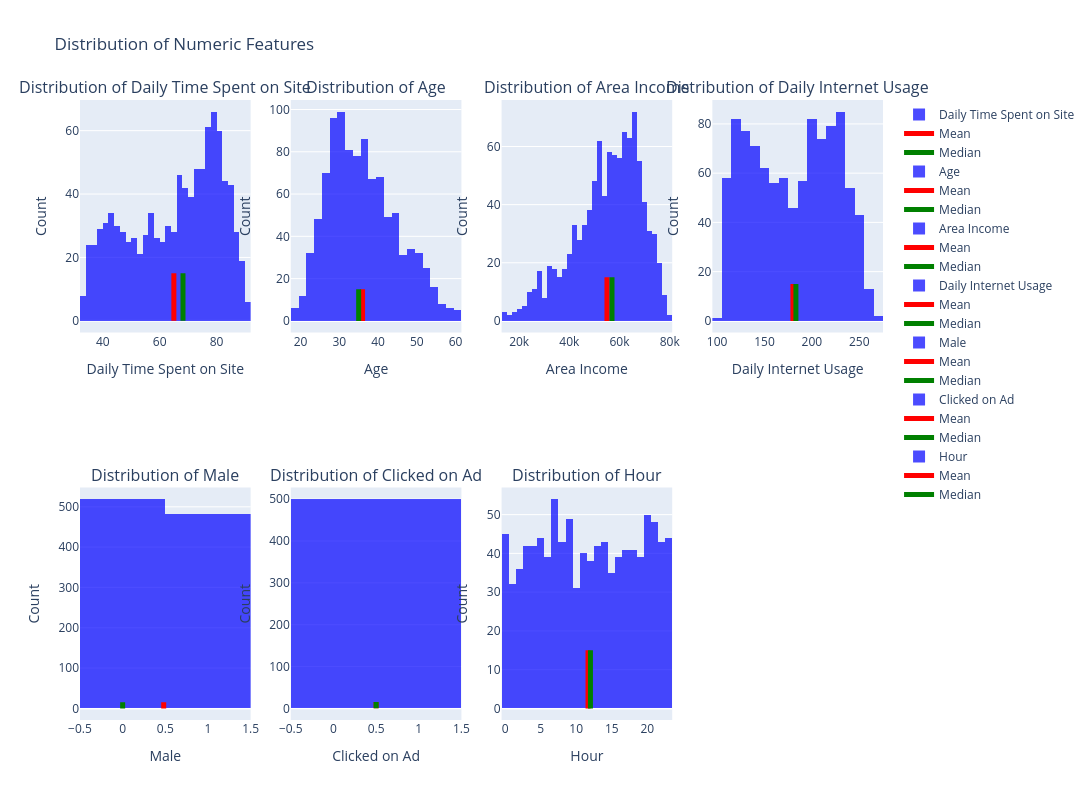

The code cell stored with this chart in its notebook:
### Code cell
not_object_columns = df.select_dtypes(include=['int', 'float']).columns

fig = make_subplots(rows=2, cols=4, subplot_titles=[f"Distribution of {feature}" for feature in not_object_columns])

for i, feature in enumerate(not_object_columns, 1):
    row = (i - 1) // 4 + 1
    col = (i - 1) % 4 + 1
    
    fig.add_trace(go.Histogram(x=df[feature], marker_color='blue', opacity=0.7, name=feature), row=row, col=col)
    
    mean_value = np.mean(df[feature])
    fig.add_trace(go.Scatter(x=[mean_value, mean_value], y=[0, 15], mode='lines', name='Mean', 
                             line=dict(color='red', width=5)), row=row, col=col)
    
    median = np.median(df[feature])
    fig.add_trace(go.Scatter(x=[median, median], y=[0, 15], mode='lines', name='Median', 
                             line=dict(color='green', width=5)), row=row, col=col)
    
    fig.update_xaxes(title_text=feature, row=row, col=col)
    fig.update_yaxes(title_text="Count", row=row, col=col)

fig.update_layout(height=((len(not_object_columns) - 1) // 4 + 1) * 400, width=1200, 
                  title_text="Distribution of Numeric Features")
fig.show()

### Figure 1 — Plotly figure (JSON) as saved in the notebook; plotly's stock layout.template omitted (floating-point values rounded to 4 significant figures; data arrays with more than 128 entries replaced by an {"elided": "..."} marker saying what was removed)
{"data": [{"marker": {"color": "blue"}, "name": "Daily Time Spent on Site", "opacity": 0.7, "type": "histogram", "x": {"elided": "1000 float values"}, "xaxis": "x", "yaxis": "y"}, {"line": {"color": "red", "width": 5}, "mode": "lines", "name": "Mean", "type": "scatter", "x": [65.0, 65.0], "xaxis": "x", "y": [0, 15], "yaxis": "y"}, {"line": {"color": "green", "width": 5}, "mode": "lines", "name": "Median", "type": "scatter", "x": [68.22, 68.22], "xaxis": "x", "y": [0, 15], "yaxis": "y"}, {"marker": {"color": "blue"}, "name": "Age", "opacity": 0.7, "type": "histogram", "x": {"elided": "1000 int values"}, "xaxis": "x2", "yaxis": "y2"}, {"line": {"color": "red", "width": 5}, "mode": "lines", "name": "Mean", "type": "scatter", "x": [36.01, 36.01], "xaxis": "x2", "y": [0, 15], "yaxis": "y2"}, {"line": {"color": "green", "width": 5}, "mode": "lines", "name": "Median", "type": "scatter", "x": [35, 35], "xaxis": "x2", "y": [0, 15], "yaxis": "y2"}, {"marker": {"color": "blue"}, "name": "Area Income", "opacity": 0.7, "type": "histogram", "x": {"elided": "1000 float values"}, "xaxis": "x3", "yaxis": "y3"}, {"line": {"color": "red", "width": 5}, "mode": "lines", "name": "Mean", "type": "scatter", "x": [55000.0, 55000.0], "xaxis": "x3", "y": [0, 15], "yaxis": "y3"}, {"line": {"color": "green", "width": 5}, "mode": "lines", "name": "Median", "type": "scatter", "x": [57010.0, 57010.0], "xaxis": "x3", "y": [0, 15], "yaxis": "y3"}, {"marker": {"color": "blue"}, "name": "Daily Internet Usage", "opacity": 0.7, "type": "histogram", "x": {"elided": "1000 float values"}, "xaxis": "x4", "yaxis": "y4"}, {"line": {"color": "red", "width": 5}, "mode": "lines", "name": "Mean", "type": "scatter", "x": [180.0, 180.0], "xaxis": "x4", "y": [0, 15], "yaxis": "y4"}, {"line": {"color": "green", "width": 5}, "mode": "lines", "name": "Median", "type": "scatter", "x": [183.1, 183.1], "xaxis": "x4", "y": [0, 15], "yaxis": "y4"}, {"marker": {"color": "blue"}, "name": "Male", "opacity": 0.7, "type": "histogram", "x": {"elided": "1000 int values"}, "xaxis": "x5", "yaxis": "y5"}, {"line": {"color": "red", "width": 5}, "mode": "lines", "name": "Mean", "type": "scatter", "x": [0.481, 0.481], "xaxis": "x5", "y": [0, 15], "yaxis": "y5"}, {"line": {"color": "green", "width": 5}, "mode": "lines", "name": "Median", "type": "scatter", "x": [0, 0], "xaxis": "x5", "y": [0, 15], "yaxis": "y5"}, {"marker": {"color": "blue"}, "name": "Clicked on Ad", "opacity": 0.7, "type": "histogram", "x": {"elided": "1000 int values"}, "xaxis": "x6", "yaxis": "y6"}, {"line": {"color": "red", "width": 5}, "mode": "lines", "name": "Mean", "type": "scatter", "x": [0.5, 0.5], "xaxis": "x6", "y": [0, 15], "yaxis": "y6"}, {"line": {"color": "green", "width": 5}, "mode": "lines", "name": "Median", "type": "scatter", "x": [0.5, 0.5], "xaxis": "x6", "y": [0, 15], "yaxis": "y6"}, {"marker": {"color": "blue"}, "name": "Hour", "opacity": 0.7, "type": "histogram", "x": {"elided": "1000 int values"}, "xaxis": "x7", "yaxis": "y7"}, {"line": {"color": "red", "width": 5}, "mode": "lines", "name": "Mean", "type": "scatter", "x": [11.66, 11.66], "xaxis": "x7", "y": [0, 15], "yaxis": "y7"}, {"line": {"color": "green", "width": 5}, "mode": "lines", "name": "Median", "type": "scatter", "x": [12, 12], "xaxis": "x7", "y": [0, 15], "yaxis": "y7"}], "layout": {"annotations": [{"font": {"size": 16}, "showarrow": false, "text": "Distribution of Daily Time Spent on Site", "x": 0.1062, "xanchor": "center", "xref": "paper", "y": 1, "yanchor": "bottom", "yref": "paper"}, {"font": {"size": 16}, "showarrow": false, "text": "Distribution of Age", "x": 0.3688, "xanchor": "center", "xref": "paper", "y": 1, "yanchor": "bottom", "yref": "paper"}, {"font": {"size": 16}, "showarrow": false, "text": "Distribution of Area Income", "x": 0.6313, "xanchor": "center", "xref": "paper", "y": 1, "yanchor": "bottom", "yref": "paper"}, {"font": {"size": 16}, "showarrow": false, "text": "Distribution of Daily Internet Usage", "x": 0.8938, "xanchor": "center", "xref": "paper", "y": 1, "yanchor": "bottom", "yref": "paper"}, {"font": {"size": 16}, "showarrow": false, "text": "Distribution of Male", "x": 0.1062, "xanchor": "center", "xref": "paper", "y": 0.375, "yanchor": "bottom", "yref": "paper"}, {"font": {"size": 16}, "showarrow": false, "text": "Distribution of Clicked on Ad", "x": 0.3688, "xanchor": "center", "xref": "paper", "y": 0.375, "yanchor": "bottom", "yref": "paper"}, {"font": {"size": 16}, "showarrow": false, "text": "Distribution of Hour", "x": 0.6313, "xanchor": "center", "xref": "paper", "y": 0.375, "yanchor": "bottom", "yref": "paper"}], "height": 800, "title": {"text": "Distribution of Numeric Features"}, "width": 1200, "xaxis": {"anchor": "y", "domain": [0, 0.2125], "title": {"text": "Daily Time Spent on Site"}}, "xaxis2": {"anchor": "y2", "domain": [0.2625, 0.475], "title": {"text": "Age"}}, "xaxis3": {"anchor": "y3", "domain": [0.525, 0.7375], "title": {"text": "Area Income"}}, "xaxis4": {"anchor": "y4", "domain": [0.7875, 1], "title": {"text": "Daily Internet Usage"}}, "xaxis5": {"anchor": "y5", "domain": [0, 0.2125], "title": {"text": "Male"}}, "xaxis6": {"anchor": "y6", "domain": [0.2625, 0.475], "title": {"text": "Clicked on Ad"}}, "xaxis7": {"anchor": "y7", "domain": [0.525, 0.7375], "title": {"text": "Hour"}}, "xaxis8": {"anchor": "y8", "domain": [0.7875, 1]}, "yaxis": {"anchor": "x", "domain": [0.625, 1], "title": {"text": "Count"}}, "yaxis2": {"anchor": "x2", "domain": [0.625, 1], "title": {"text": "Count"}}, "yaxis3": {"anchor": "x3", "domain": [0.625, 1], "title": {"text": "Count"}}, "yaxis4": {"anchor": "x4", "domain": [0.625, 1], "title": {"text": "Count"}}, "yaxis5": {"anchor": "x5", "domain": [0, 0.375], "title": {"text": "Count"}}, "yaxis6": {"anchor": "x6", "domain": [0, 0.375], "title": {"text": "Count"}}, "yaxis7": {"anchor": "x7", "domain": [0, 0.375], "title": {"text": "Count"}}, "yaxis8": {"anchor": "x8", "domain": [0, 0.375]}}}
